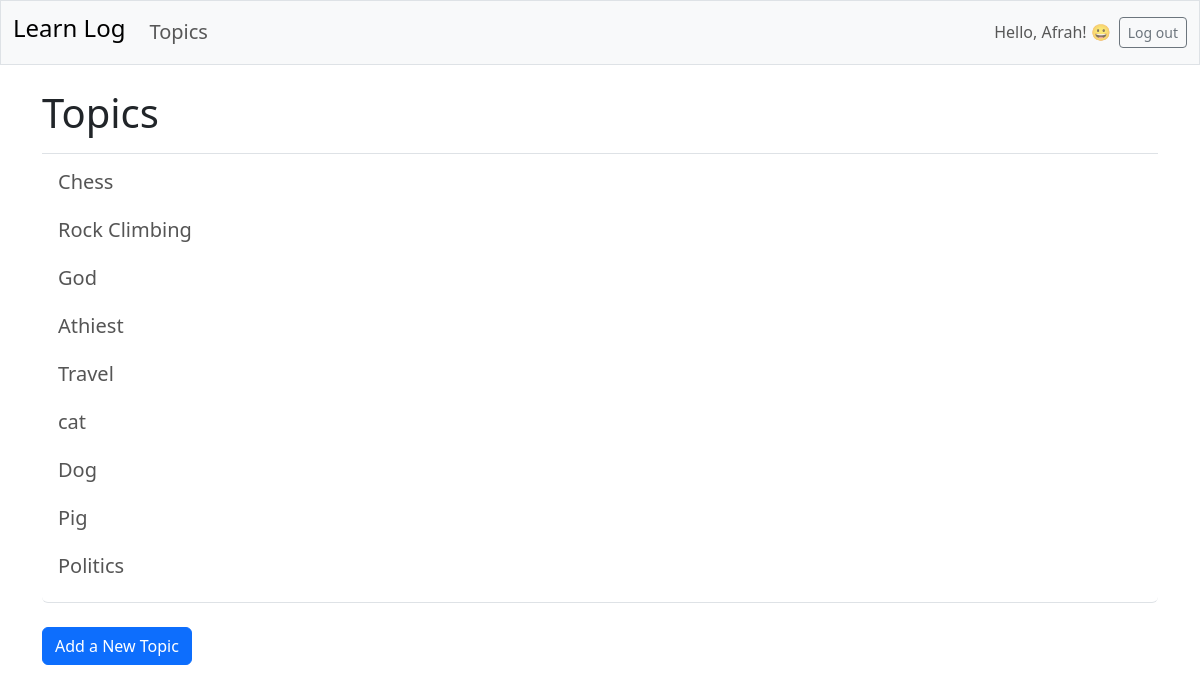
The app's page /topics/ (signed in) with its own data.
### learning_logs/models.py (models this page shows, shortened)
class Topic(models.Model):
    text = models.CharField(max_length=200)
    date_added = models.DateTimeField(auto_now_add=True)
    owner = models.ForeignKey(User,on_delete=models.CASCADE)

### learning_logs/views.py (the view)
# urls.py: path('topics/',views.topics,name='topics'),
@login_required
def topics(request):
    all_topics = Topic.objects.filter(owner=request.user).order_by('date_added')
    context = {'topics':all_topics}
    return render(request,'learning_logs/topics.html',context)

### learning_logs/templates/learning_logs/topics.html
{% extends 'learning_logs/base.html'%}
{% block page_header %}
    <h1>Topics</h1>
{% endblock page_header %}
{% block content %}
    <ul class="list-group border-bottom pb-2 mb-4">
        {% for topic in topics %}
            <li class="list-group-item border-0">
                <a href="{% url 'learning_logs:topic' topic.id %}" style="text-decoration: none; color:rgb(85, 85, 85);"><h5>{{topic.text}}</h5></a>
            </li>
            {% empty %}
                <li class="list-group-item border-0">No Topics have been added yet.</li>
        {% endfor %}
    </ul>
    <a class="btn btn-primary" href="{% url 'learning_logs:new_topic' %}">Add a New Topic</a>
{% endblock content %}

### learning_logs/templates/learning_logs/base.html (shortened to what this page needs)
<!doctype html>
<html lang="en">
<head>
  {% load django_bootstrap5 %}
  {% bootstrap_css %}
</head>
<body>
  <nav class="navbar navbar-expand-md bg-light mb-4 border">
    <div class="container-fluid">
      <a class="navbar-brand" href="{% url 'learning_logs:index' %}">
          <h4>Learn Log</h4></a>
      <div class="collapse navbar-collapse" id="navbarCollapse">
        <ul class="navbar-nav me-auto mb-2 mb-md-0">
          <li class="nav-item">
            <a class="nav-link" href="{% url 'learning_logs:topics' %}" style="font-size:20px;">
              Topics</a></li>
        </ul>
        <ul class="navbar-nav ms-auto mb-2 mb-md-0">
          {% if user.is_authenticated %}
            <li class="nav-item">
              <span class="navbar-text mx-2" style="text-transform: capitalize;">Hello, {{ user.username }}! &#128512;
                </span></li>
          {% endif %}
        </ul>
        {% if user.is_authenticated %}
          <form action="{% url 'accounts:logout' %}" method='post'>
            <button name='submit' class='btn btn-outline-secondary btn-sm'>
              Log out</button>
          </form>
        {% endif %}
      </div>
    </div>
  </nav>
  <main class="container">
    <div class="pb-2 mb-2 border-bottom">
      {% block page_header %}{% endblock page_header %}
    </div>
    <div>
      {% block content %}{% endblock content %}
    </div>
  </main>
</body>
</html>

### records on screen
Topic: text "Chess"
Topic: text "Rock Climbing"
Topic: text "God"
Topic: text "Athiest"
Topic: text "Travel"
Topic: text "cat"
Topic: text "Dog"
Topic: text "Pig"
Topic: text "Politics"

### other values on screen
{{ user.username }} "Afrah"
